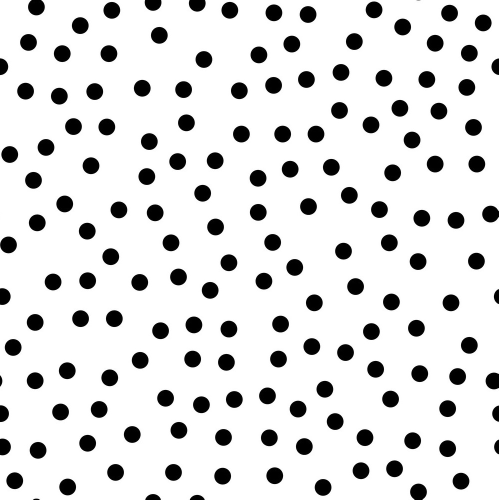
#> input picture 009.jpg, 997 x 999 px (shown at 1/2 size)
$ python Morphological-Operations2.py
#> lines starting #> are read from the running program, lines starting #| are printed output that depends on the picture
import cv2
import numpy as np
from skimage import data
import skimage.morphology as sm
import matplotlib.pyplot as plt

img=cv2.imread('009.jpg')
#> img is the input picture: shape (999, 997, 3); min 0, max 255, mean 220.5

kernel = np.ones((3,3),np.uint8)

closing1 = cv2.morphologyEx(img, cv2.MORPH_CLOSE, kernel,iterations = 11)
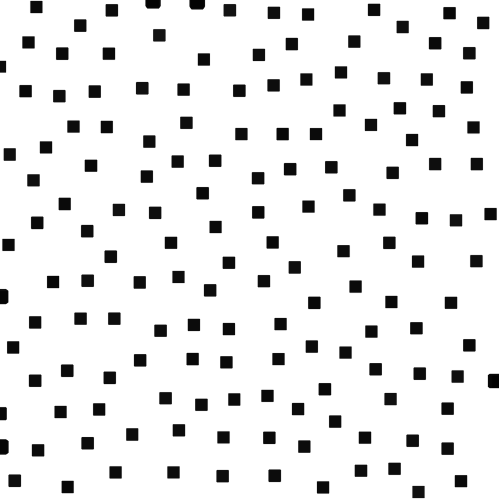
#> closing1: shape (999, 997, 3) (shown at 1/2 size); min 0, max 255, mean 232.2
closing2 = cv2.morphologyEx(img, cv2.MORPH_CLOSE, kernel,iterations = 12)
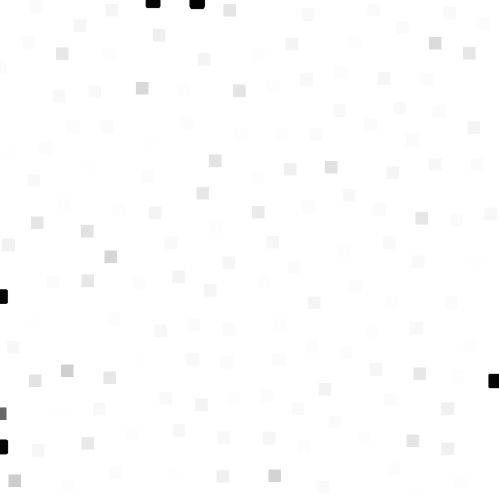
#> closing2: shape (999, 997, 3) (shown at 1/2 size); min 3, max 255, mean 253.5
closing3 = cv2.morphologyEx(img, cv2.MORPH_CLOSE, kernel,iterations = 14)


plt.subplot(241),plt.imshow(img),plt.title('原圖'),plt.axis('off')
plt.subplot(242),plt.imshow(closing1),plt.title('閉運算'),plt.axis('off')
plt.subplot(243),plt.imshow(closing2),plt.title('閉運算'),plt.axis('off')
plt.subplot(244),plt.imshow(closing3),plt.title('閉運算'),plt.axis('off')


dilation1 = cv2.dilate(img,kernel,iterations = 5)
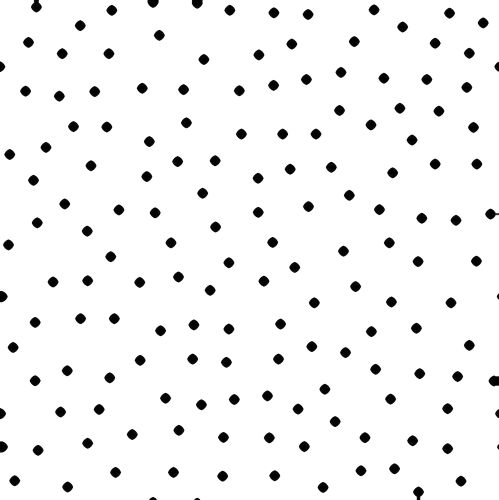
#> dilation1: shape (999, 997, 3) (shown at 1/2 size); min 0, max 255, mean 242.7
dilation2 = cv2.dilate(img,kernel,iterations = 9)
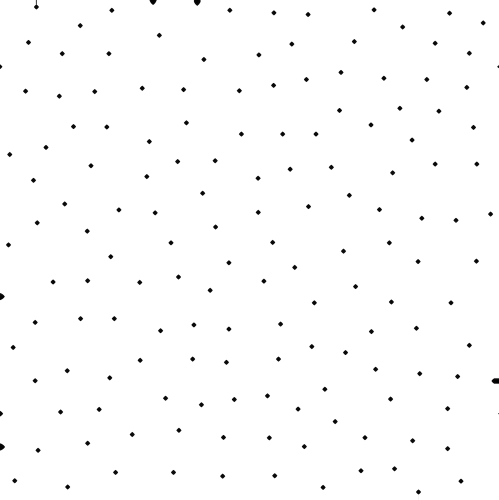
#> dilation2: shape (999, 997, 3) (shown at 1/2 size); min 0, max 255, mean 252.7
dilation3 = cv2.dilate(img,kernel,iterations = 12)
plt.subplot(245),plt.imshow(img),plt.title('原圖'),plt.axis('off')
plt.subplot(246),plt.imshow(dilation1),plt.title('膨脹（Dilation）'),plt.axis('off')
plt.subplot(247),plt.imshow(dilation2),plt.title('膨脹（Dilation）'),plt.axis('off')
plt.subplot(248),plt.imshow(dilation3),plt.title('膨脹（Dilation）'),plt.axis('off')
plt.show()

$ run again, with 001.jpg copied over 009.jpg
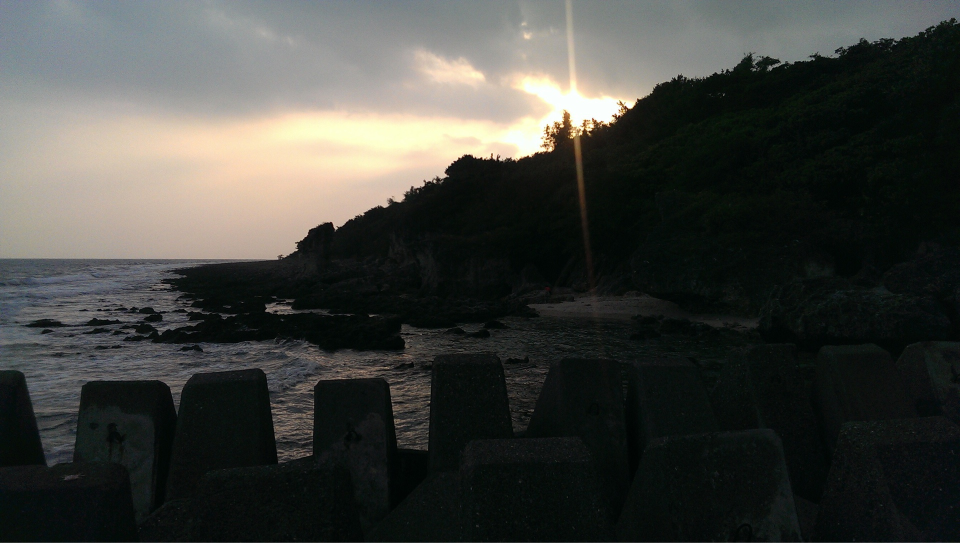
#> input picture 001.jpg, 1920 x 1086 px (shown at 1/2 size)
#> img is the input picture: shape (1086, 1920, 3); mean B, G, R 61.7, 66.1, 64.6
#> `dilation1 = cv2.dilate(img,kernel,iterations = 5)`:
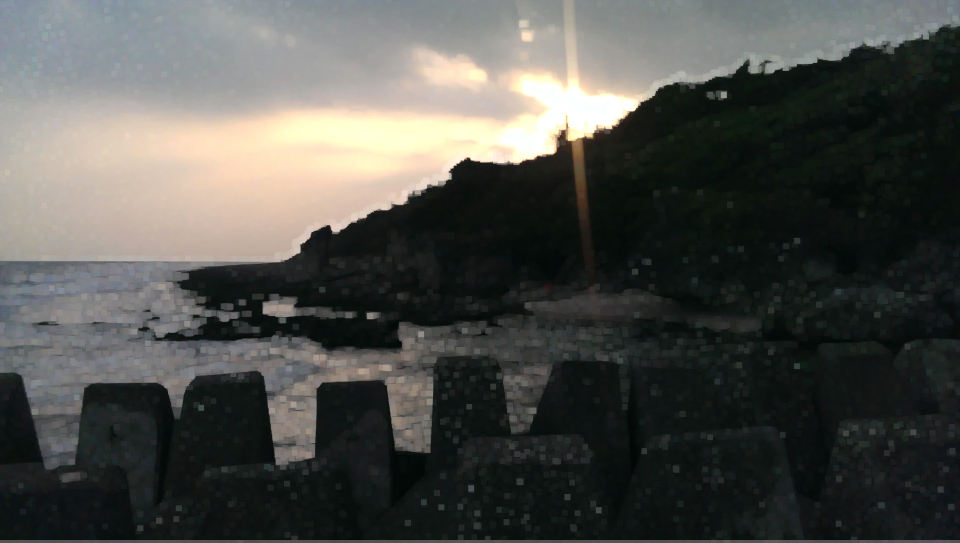
#> dilation1: shape (1086, 1920, 3) (shown at 1/2 size); mean B, G, R 75.2, 79.3, 78.4
#> `dilation3 = cv2.dilate(img,kernel,iterations = 12)`:
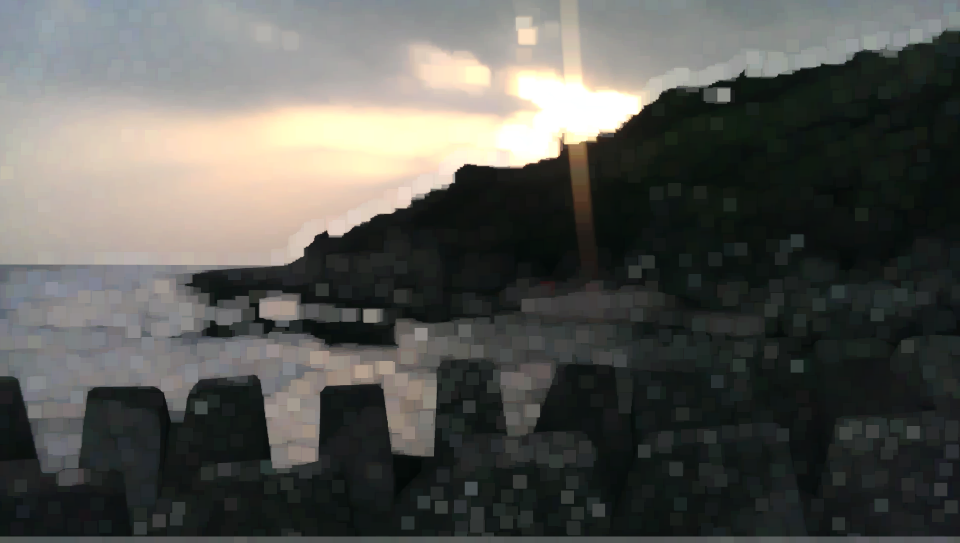
#> dilation3: shape (1086, 1920, 3) (shown at 1/2 size); mean B, G, R 83.5, 87.9, 87.5

$ run again, with 002.jpg copied over 009.jpg
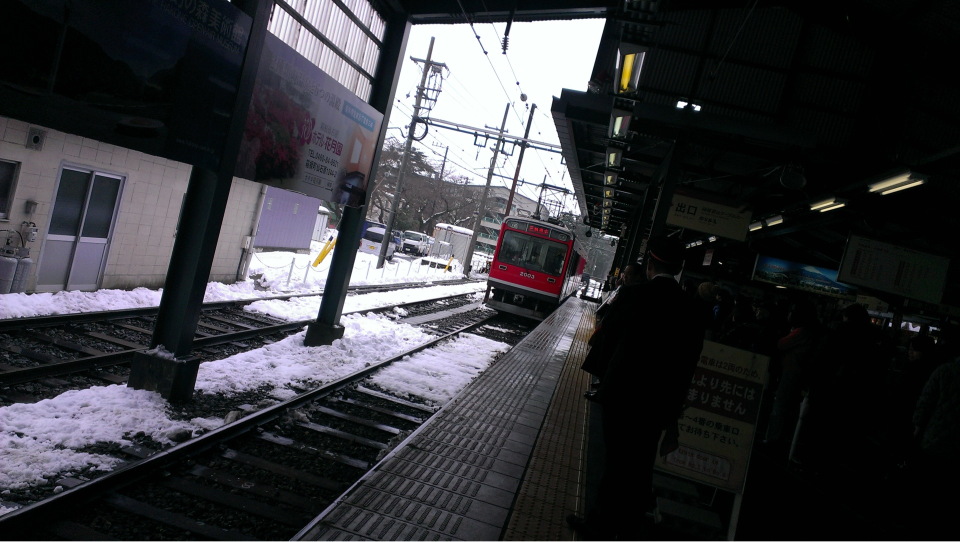
#> input picture 002.jpg, 1920 x 1083 px (shown at 1/2 size)
#> img is the input picture: shape (1083, 1920, 3); mean B, G, R 59.1, 55.1, 54.5
#> `dilation1 = cv2.dilate(img,kernel,iterations = 5)`:
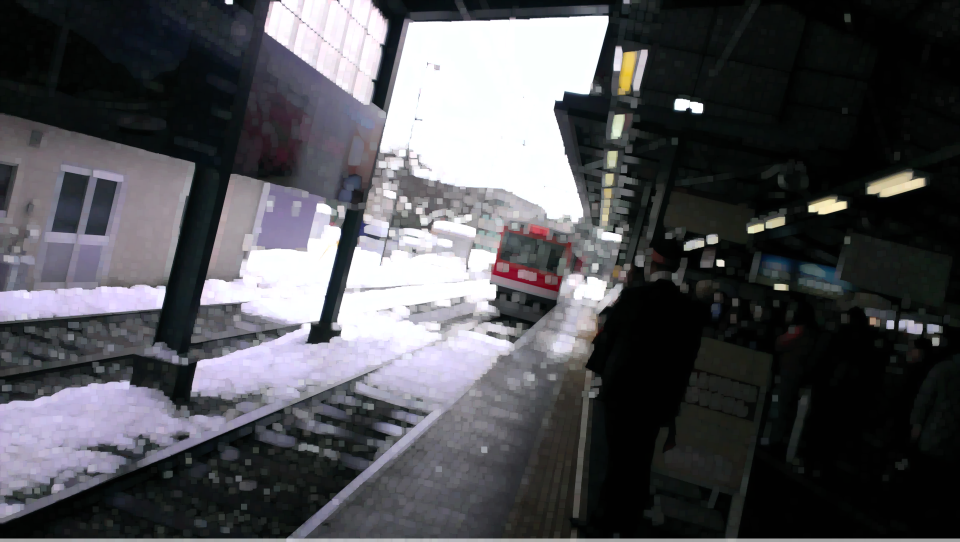
#> dilation1: shape (1083, 1920, 3) (shown at 1/2 size); mean B, G, R 84.5, 80.4, 80.2
#> `dilation3 = cv2.dilate(img,kernel,iterations = 12)`:
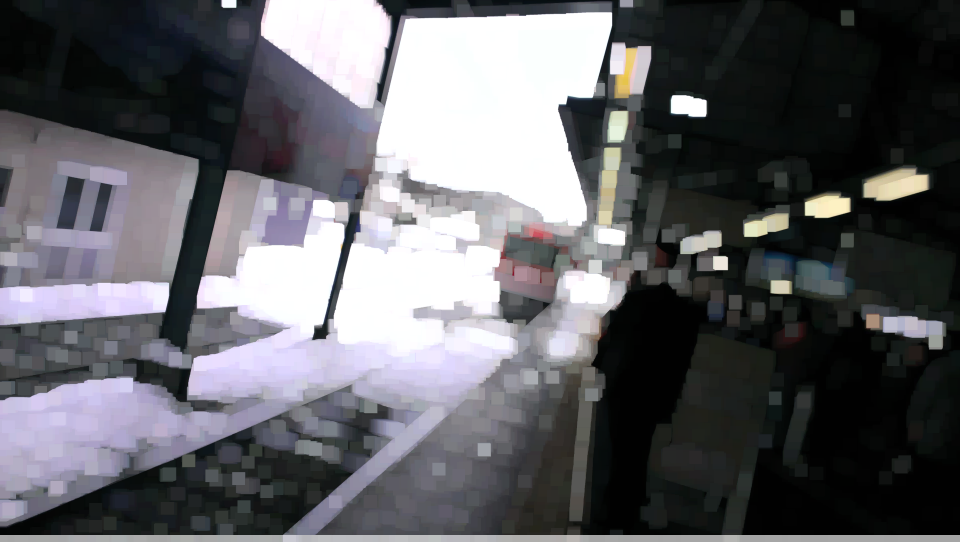
#> dilation3: shape (1083, 1920, 3) (shown at 1/2 size); mean B, G, R 101.5, 97.3, 97.2

$ run again, with 003.jpg copied over 009.jpg
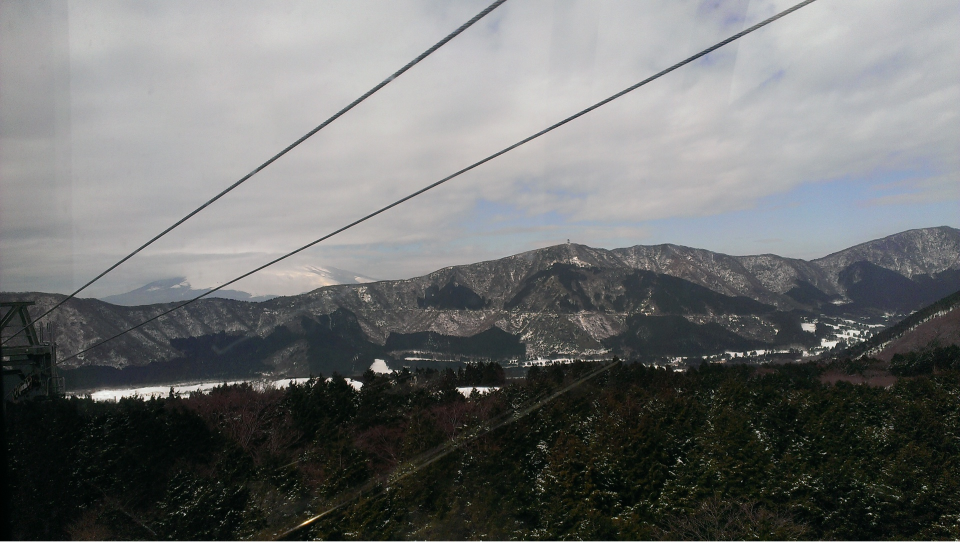
#> input picture 003.jpg, 1920 x 1083 px (shown at 1/2 size)
#> img is the input picture: shape (1083, 1920, 3); mean B, G, R 110.9, 111.5, 109.7
#> `dilation1 = cv2.dilate(img,kernel,iterations = 5)`:
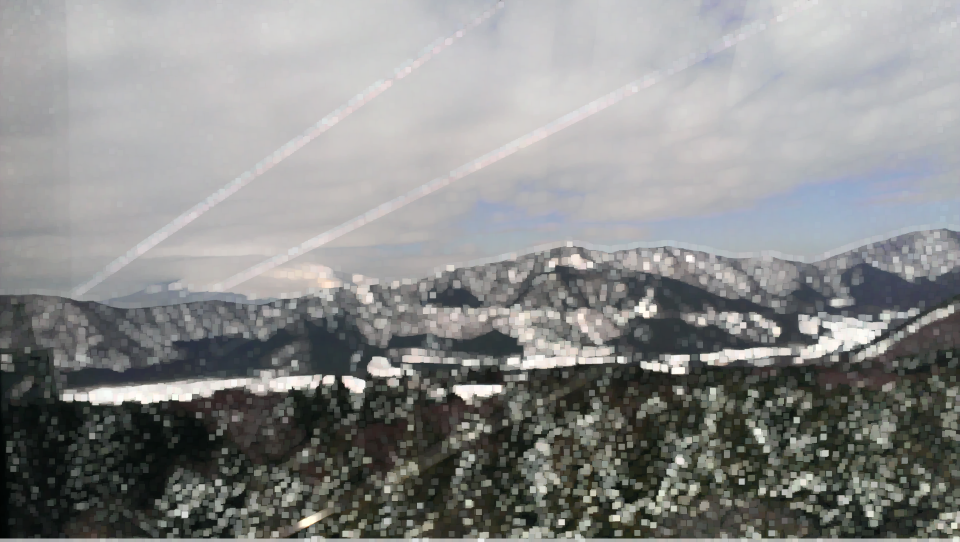
#> dilation1: shape (1083, 1920, 3) (shown at 1/2 size); mean B, G, R 137.6, 138.6, 137.6
#> `dilation3 = cv2.dilate(img,kernel,iterations = 12)`:
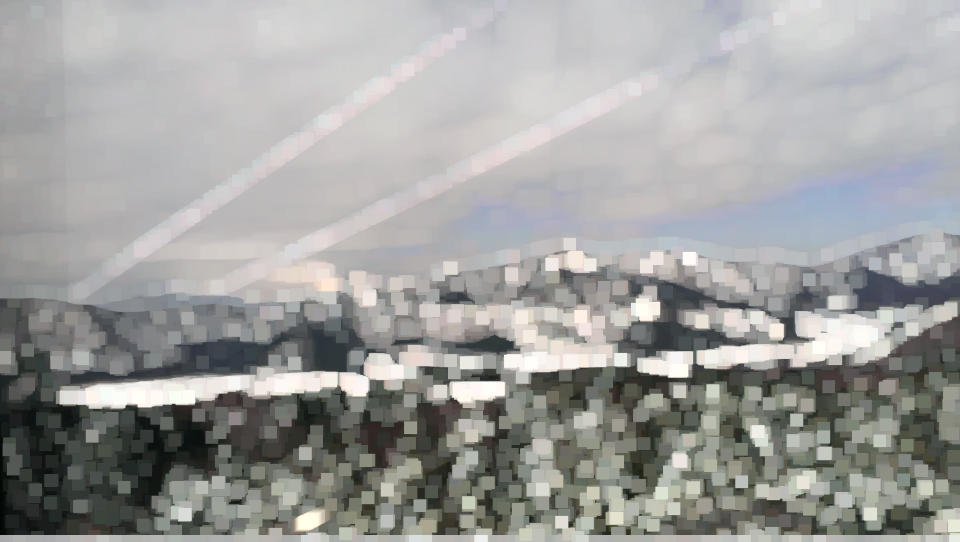
#> dilation3: shape (1083, 1920, 3) (shown at 1/2 size); mean B, G, R 157.6, 159.2, 158.8
